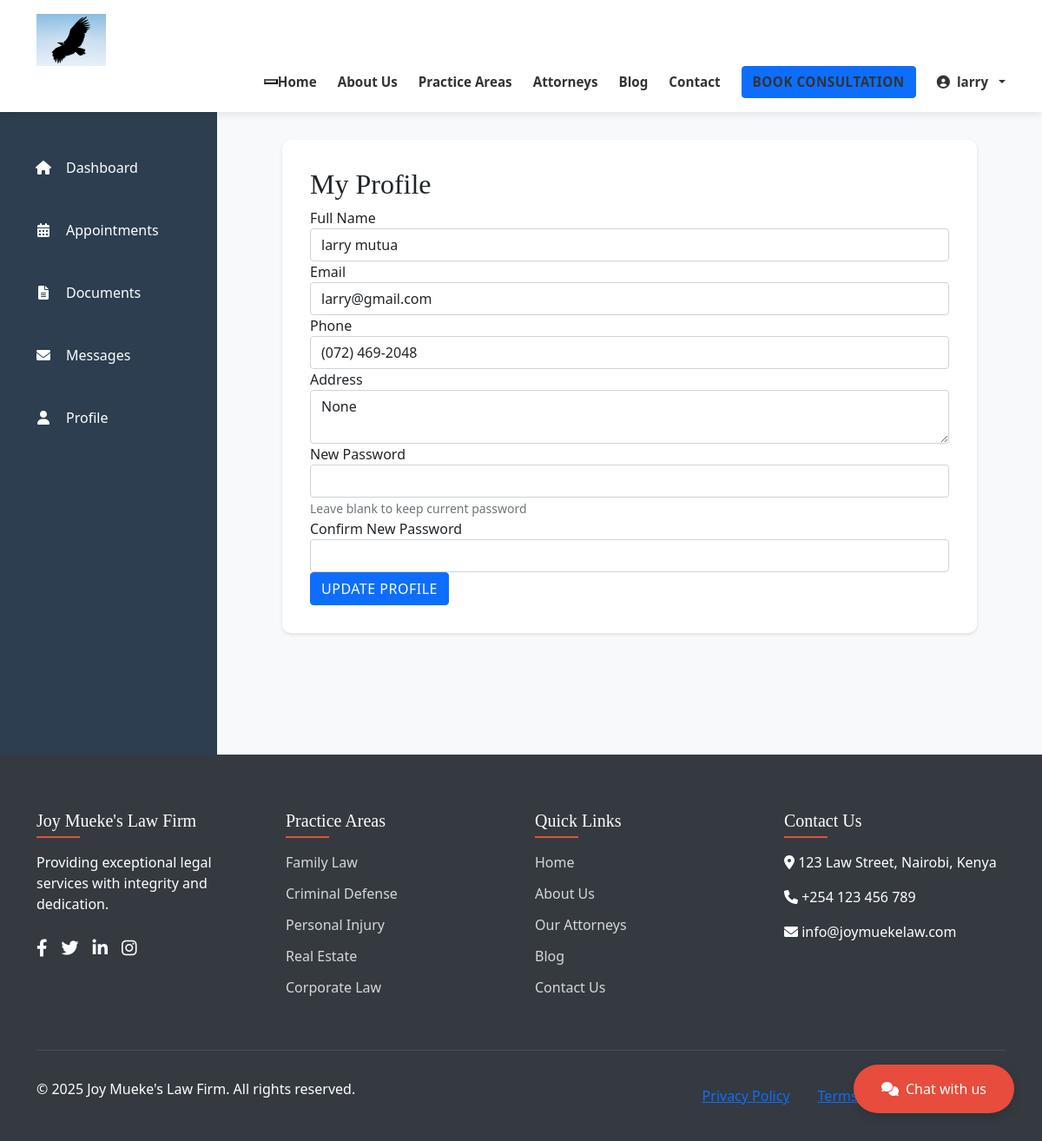
Screenshot of /client/profile (signed in) with the database file from the repository.
### app/models.py (models this page shows, shortened)
class User(db.Model, UserMixin):
    id = db.Column(db.Integer, primary_key=True)
    username = db.Column(db.String(64), unique=True, nullable=False)
    email = db.Column(db.String(120), unique=True, nullable=False)
    password_hash = db.Column(db.String(128))
    role = db.Column(db.String(20), default='client')  # client, attorney, admin
    is_admin = db.Column(db.Boolean, default=False)
    created_at = db.Column(db.DateTime, default=datetime.utcnow)
    client = db.relationship('Client', backref='user', uselist=False, cascade="all, delete-orphan")
    attorney = db.relationship('Attorney', backref='user', uselist=False, cascade="all, delete-orphan")
    documents = db.relationship('Document', backref='uploader', lazy='dynamic',
                               foreign_keys='Document.uploaded_by')
    blog_posts = db.relationship('BlogPost', backref='author', lazy='dynamic')

class Client(db.Model):
    id = db.Column(db.Integer, primary_key=True)
    user_id = db.Column(db.Integer, db.ForeignKey('user.id'), nullable=False)
    full_name = db.Column(db.String(100))
    phone = db.Column(db.String(20))
    address = db.Column(db.String(200))
    appointments = db.relationship('Appointment', backref='client', lazy='dynamic')
    documents = db.relationship('Document', backref='client', lazy='dynamic',
                               foreign_keys='Document.client_id')
    cases = db.relationship('Case', backref='client', lazy='dynamic')

### app/routes/client.py (the view)
    @login_required
    def decorated_function(*args, **kwargs):
        if current_user.role != 'client':
            flash('You do not have permission to access this page.', 'danger')
            return redirect(url_for('main.home'))
        return f(*args, **kwargs)

### app/models.py (called while the page is built)
@login_manager.user_loader
def load_user(user_id):
    return User.query.get(int(user_id))

### app/routes/client.py (called while the page is built, shortened)
def client_required(f):
    @login_required
    def decorated_function(*args, **kwargs):
        if current_user.role != 'client':
            flash('You do not have permission to access this page.', 'danger')
            return redirect(url_for('main.home'))
        return f(*args, **kwargs)
    decorated_function.__name__ = f.__name__
    return decorated_function

@client.route('/profile', methods=['GET', 'POST'])
@client_required
def profile():
    client_info = Client.query.filter_by(user_id=current_user.id).first()
    return render_template('client/profile.html', client=client_info)

### app/templates/client/profile.html (shortened to what this page needs)
{% extends "client/base.html" %}
{% block client_content %}
<div class="profile-page">
    <h2>My Profile</h2>
    <form method="POST" action="{{ url_for('client.profile') }}">
        <div class="form-group">
            <label for="full_name">Full Name</label>
            <input type="text" id="full_name" name="full_name" class="form-control" value="{{ current_user.client.full_name }}" required>
        </div>
        <div class="form-group">
            <label for="email">Email</label>
            <input type="email" id="email" name="email" class="form-control" value="{{ current_user.email }}" required>
        </div>
        <div class="form-group">
            <label for="phone">Phone</label>
            <input type="tel" id="phone" name="phone" class="form-control" value="{{ current_user.client.phone }}">
        </div>
        <div class="form-group">
            <label for="address">Address</label>
            <textarea id="address" name="address" class="form-control">{{ current_user.client.address }}</textarea>
        </div>
        <div class="form-group">
            <label for="new_password">New Password</label>
            <input type="password" id="new_password" name="new_password" class="form-control">
            <small class="form-text text-muted">Leave blank to keep current password</small>
        </div>
        <div class="form-group">
            <label for="confirm_password">Confirm New Password</label>
            <input type="password" id="confirm_password" name="confirm_password" class="form-control">
        </div>
        <button type="submit" class="btn btn-primary">Update Profile</button>
    </form>
</div>
{% endblock %}

### app/templates/base.html (shortened to what this page needs)
<!DOCTYPE html>
<html lang="en">
<head>
    <link rel="stylesheet" href="{{ url_for('static', filename='css/style.css') }}">
    <link rel="stylesheet" href="{{ url_for('static', filename='css/client.css') }}">
    <link rel="stylesheet" href="{{ url_for('static', filename='css/auth.css') }}">
    <link href="https://cdn.jsdelivr.net/npm/bootstrap@5.1.3/dist/css/bootstrap.min.css" rel="stylesheet">
    <link rel="stylesheet" href="https://cdnjs.cloudflare.com/ajax/libs/font-awesome/6.0.0-beta3/css/all.min.css">
</head>
<body>
    <header>
        <div class="container">
            <div class="logo">
                <a href="{{ url_for('main.home') }}">
                    <img src="{{ url_for('static', filename='images/logo.jpg') }}" alt="Joy Mueke's Law Firm">
                </a>
            </div>
            <nav class="main-nav">
                <button class="menu-toggle" aria-label="Toggle Menu">
                </button>
                <ul class="nav-links">
                    <li><a href="{{ url_for('main.home') }}">Home</a></li>
                    <li><a href="{{ url_for('main.about') }}">About Us</a></li>
                    <li><a href="{{ url_for('main.services') }}">Practice Areas</a></li>
                    <li><a href="{{ url_for('main.attorneys') }}">Attorneys</a></li>
                    <li><a href="{{ url_for('main.blog') }}">Blog</a></li>
                    <li><a href="{{ url_for('main.contact') }}">Contact</a></li>
                    <li><a href="{{ url_for('main.booking') }}" class="btn btn-primary">Book Consultation</a></li>
                    {% if current_user.is_authenticated %}
                        <li class="dropdown">
                            <a href="#" class="dropdown-toggle">
                                <i class="fas fa-user-circle"></i> {{ current_user.username }}
                            </a>
                        </li>
                    {% else %}
                        <li><a href="{{ url_for('auth.login') }}">Login</a></li>
                        <li><a href="{{ url_for('auth.register') }}">Register</a></li>
                    {% endif %}
                </ul>
            </nav>
        </div>
    </header>
    <main>
        {% block content %}{% endblock %}
    </main>
    <footer>
        <div class="container">
            <div class="footer-grid">
                <div class="footer-col">
                    <h3>Joy Mueke's Law Firm</h3>
                    <p>Providing exceptional legal services with integrity and dedication.</p>
                    <div class="social-links">
                        <a href="#" aria-label="Facebook"><i class="fab fa-facebook-f"></i></a>
                        <a href="#" aria-label="Twitter"><i class="fab fa-twitter"></i></a>
                        <a href="#" aria-label="LinkedIn"><i class="fab fa-linkedin-in"></i></a>
                        <a href="#" aria-label="Instagram"><i class="fab fa-instagram"></i></a>
                    </div>
                </div>
                <div class="footer-col">
                    <h3>Practice Areas</h3>
                    <ul>
                        <li><a href="{{ url_for('main.services') }}#family-law">Family Law</a></li>
                        <li><a href="{{ url_for('main.services') }}#criminal-defense">Criminal Defense</a></li>
                        <li><a href="{{ url_for('main.services') }}#personal-injury">Personal Injury</a></li>
                        <li><a href="{{ url_for('main.services') }}#real-estate">Real Estate</a></li>
                        <li><a href="{{ url_for('main.services') }}#corporate-law">Corporate Law</a></li>
                    </ul>
                </div>
                <div class="footer-col">
                    <h3>Quick Links</h3>
                    <ul>
                        <li><a href="{{ url_for('main.home') }}">Home</a></li>
                        <li><a href="{{ url_for('main.about') }}">About Us</a></li>
                        <li><a href="{{ url_for('main.attorneys') }}">Our Attorneys</a></li>
                        <li><a href="{{ url_for('main.blog') }}">Blog</a></li>
                        <li><a href="{{ url_for('main.contact') }}">Contact Us</a></li>
                    </ul>
                </div>
                <div class="footer-col">
                    <h3>Contact Us</h3>
                    <address>
                        <p><i class="fas fa-map-marker-alt"></i> 123 Law Street, Nairobi, Kenya</p>
                        <p><i class="fas fa-phone"></i> +254 123 456 789</p>
                        <p><i class="fas fa-envelope"></i> info@joymuekelaw.com</p>
                    </address>
                </div>
            </div>
            <div class="footer-bottom">
                <p>&copy; 2025 Joy Mueke's Law Firm. All rights reserved.</p>
                <ul>
                    <li><a href="#">Privacy Policy</a></li>
                    <li><a href="#">Terms of Service</a></li>
                    <li><a href="#">Sitemap</a></li>
                </ul>
            </div>
        </div>
    </footer>
    <div class="chat-widget" id="chatWidget">
        <button class="chat-toggle" id="chatToggle">
            <i class="fas fa-comments"></i>
            <span>Chat with us</span>
        </button>
    </div>
</body>
</html>

### app/static/css/style.css (style rules this page uses)
:root { --primary-color: #2c3e50; --secondary-color: #34495e; --accent-color: #e74c3c; --light-gray: #f8f9fa; --dark-gray: #343a40; --text-color: #333; --font-primary: 'Open Sans', sans-serif; --font-heading: 'Playfair Display', serif; }
body { font-family: var(--font-primary); color: var(--text-color); line-height: 1.6; }
h1, h2, h3, h4, h5, h6 { font-family: var(--font-heading); font-weight: 700; }
header { background-color: white; box-shadow: 0 2px 10px rgba(0, 0, 0, 0.1); position: sticky; top: 0; z-index: 1000; padding: 1rem 0; }
.logo img { max-height: 60px; width: auto; }
.main-nav { display: flex; align-items: center; justify-content: flex-end; }
.nav-links { display: flex; align-items: center; margin: 0; padding: 0; list-style: none; gap: 1.5rem; }
.nav-links a { color: var(--text-color); text-decoration: none; font-weight: 600; transition: color 0.3s ease; font-size: 0.95rem; }
.dropdown { position: relative; }
.dropdown-toggle { display: flex; align-items: center; gap: 0.5rem; }
footer { background-color: var(--dark-gray); color: white; padding: 4rem 0 2rem; }
.footer-grid { display: grid; grid-template-columns: repeat(auto-fit, minmax(250px, 1fr)); gap: 2rem; margin-bottom: 3rem; }
.footer-col h3 { color: white; font-size: 1.25rem; margin-bottom: 1.5rem; position: relative; }
.footer-col h3::after { content: ''; position: absolute; bottom: -0.5rem; left: 0; width: 50px; height: 2px; background-color: var(--accent-color); }
.footer-col ul { list-style: none; padding: 0; margin: 0; }
.footer-col ul li { margin-bottom: 0.75rem; }
.footer-col a { color: rgba(255, 255, 255, 0.8); text-decoration: none; transition: color 0.3s ease; }
.social-links { display: flex; gap: 1rem; margin-top: 1.5rem; }
.social-links a { color: white; font-size: 1.25rem; transition: transform 0.3s ease; }
.footer-bottom { border-top: 1px solid rgba(255, 255, 255, 0.1); padding-top: 2rem; display: flex; justify-content: space-between; align-items: center; flex-wrap: wrap; gap: 1rem; }
.footer-bottom ul { list-style: none; padding: 0; margin: 0; display: flex; gap: 2rem; }
.chat-widget { position: fixed; bottom: 2rem; right: 2rem; z-index: 1000; }
.chat-toggle { background-color: var(--accent-color); color: white; border: none; border-radius: 50px; padding: 1rem 2rem; display: flex; align-items: center; gap: 0.5rem; cursor: pointer; box-shadow: 0 4px 12px rgba(0, 0, 0, 0.15); transition: transform 0.3s ease; }

### app/static/css/client.css (style rules this page uses)
.profile-page { max-width: 800px; margin: 0 auto; background: white; padding: 2rem; border-radius: 10px; box-shadow: 0 2px 4px rgba(0,0,0,0.1); }

### app/static/css/auth.css (style rules this page uses)
.form-control { padding: 0.75rem 1rem; border: 2px solid #e9ecef; border-radius: 5px; transition: all 0.3s ease; }
.btn-primary { padding: 0.75rem 2rem; font-weight: 600; text-transform: uppercase; letter-spacing: 0.5px; transition: all 0.3s ease; }

### rows the page displays
User: username "larry", email "larry@gmail.com"
Client: full_name "larry mutua", phone "(072) 469-2048", address "None"
